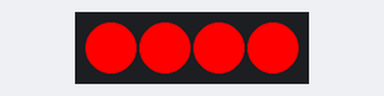
Bench run of a program on a simulated BBC micro:bit running MicroPython. Parts: 4 RGB LEDs in strip order, left to right.

Above: at 0.5 s.
At 1.5 s:
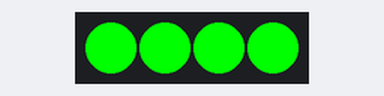
At 2.5 s:
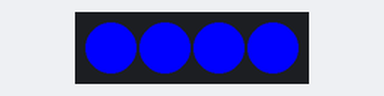
At 3.5 s:
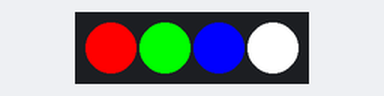
Timing chart, 0 to 5.2 s (numbered marks = the images above):
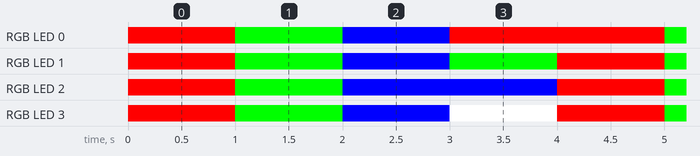

Measured:
- by itself, RGB LED 0: repeats every 4.0 s: RGB(0, 255, 0) 1.0 s, RGB(0, 0, 255) 1.0 s, RGB(255, 0, 0) 2.0 s
- by itself, RGB LED 1: repeats every 4.0 s: RGB(0, 255, 0) 1.0 s, RGB(0, 0, 255) 1.0 s, RGB(0, 255, 0) 1.0 s, RGB(255, 0, 0) 1.0 s
- by itself, RGB LED 2: repeats every 4.0 s: RGB(0, 255, 0) 1.0 s, RGB(0, 0, 255) 2.0 s, RGB(255, 0, 0) 1.0 s
- by itself, RGB LED 3: repeats every 4.0 s: RGB(0, 255, 0) 1.0 s, RGB(0, 0, 255) 1.0 s, RGB(255, 255, 255) 1.0 s, RGB(255, 0, 0) 1.0 s

The program:

ex05_NeoPixel_color_change.py
```python
from microbit import *          # import Micro:Bit module
from neopixel import NeoPixel   # import NeoPixel module

# Note: the NeoPixels will only light up if your robot has batteries and is turned on

# 4 NeoPixels all connected to pin 15
neo_pixels = NeoPixel(pin15,4)

# define colors as list variables
color_red = [255,0,0] # red
color_grn = [0,255,0] # green
color_blu = [0,0,255] # blue
color_wht = [255,255,255] # white

while True:
    # set all neopixels to red
    neo_pixels[0] = color_red
    neo_pixels[1] = color_red
    neo_pixels[2] = color_red
    neo_pixels[3] = color_red
    neo_pixels.show()
    sleep(1000)
    # set all neopixels to green
    neo_pixels[0] = color_grn
    neo_pixels[1] = color_grn
    neo_pixels[2] = color_grn
    neo_pixels[3] = color_grn
    neo_pixels.show()
    sleep(1000)
    # set all neopixels to blue
    neo_pixels[0] = color_blu
    neo_pixels[1] = color_blu
    neo_pixels[2] = color_blu
    neo_pixels[3] = color_blu
    neo_pixels.show()
    sleep(1000)
    # set pixels to different colors
    neo_pixels[0] = color_red
    neo_pixels[1] = color_grn
    neo_pixels[2] = color_blu
    neo_pixels[3] = color_wht
    neo_pixels.show()
    sleep(1000)
```
